Frame 1 (no input): blank canvas, image omitted
Frame 60 (the mouse pressed at the canvas centre just before this capture): blank canvas, image omitted
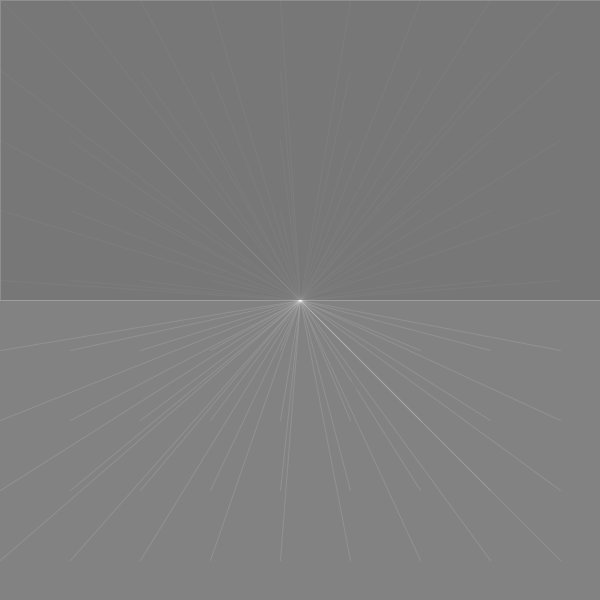
Frame 120 (the mouse held since frame 60 and released just before this capture)

The Processing sketch whose frames 1 and 60 were blank and that drew this single picture after the mouse press (run headless with seeded random() and noise(); from frame 60 on, the mouse is pressed at the canvas centre):

// Processing sketch: processing_140186
// ── processing_140186.pde

void drawThing(float myX, float myY, float myXdir, float myYdir) {

  if ( myXdir > 0 && myYdir > 0 ) {

    fill( random(0, 80), random(0, 150) );
    rect(random(0, 600), random(0, 600), 20, 20);
  }

  if ( myXdir < 0 && myYdir < 0 ) {

    fill( random(150, 255) );
    ellipse(400, 400, 10, 10);
  }

  if ( mousePressed) {
    stroke(255, 30);

    for (int y = 0; y <= height; y += 70) {
      for (int x = 0; x <= width; x += 70) {
        line(x, y, width/2, height/2);
      }
    }
  }

  if ( myY < 300) {
    fill (#8CE8C1, 50);
    rect(0, 300, 600, 300);
  } 
  else {
    fill( 0, 50);
    rect(0, 0, 600, 300);
  }

  if ( myX < 0) {
    fill(130, 100);
    rect(0, 300, 600, 300);
  } 
  else {
    fill(130, 150);
    rect(0, 0, 600, 300);
  }

  noStroke();
  ellipse(myX, myY, 10, 10);
}

//////////
// you should not need to change anything below this line ...
//////////

int numPoints = 5000;

float[] x;
float[] y;

float[] xDirection;
float[] yDirection;

int last_add_time = 2000;

int index = 0;

void setup() {

  size(600, 600);
  x = new float[numPoints];
  y = new float[numPoints];  

  xDirection = new float[numPoints];
  yDirection = new float[numPoints];  

  int i = 0; 
  while ( i < numPoints ) {
    xDirection[i] = random(-1, 1);
    yDirection[i] = random(-1, 1);

    i = i + 1;
  }
}

void draw() {

  background(130);
  fill( random(130, 200), random(0, 40), random( 30, 130)); 

  if ( millis() > last_add_time ) {
    x[index] = random(0, width);
    y[index] = random(0, height);
    index = index + 1;
    if ( index >= numPoints ) {
      index = 0;
    }
    last_add_time = millis() + 2000;
  }

  // use a while loop here to draw the points
  // and update their positions
  int i = 0; 
  while ( i < index ) {
    drawThing( x[i], y[i], xDirection[i], yDirection[i] );

    x[i] = x[i] + xDirection[i];
    y[i] = y[i] + yDirection[i];

    if ( x[i] > width || x[i] < 0 ) {
      xDirection[i] = xDirection[i] * -1;
    }
    if ( y[i] > height || y[i] < 0 ) {
      yDirection[i] = yDirection[i] * -1;
    }

    i = i + 1;
  }
}
